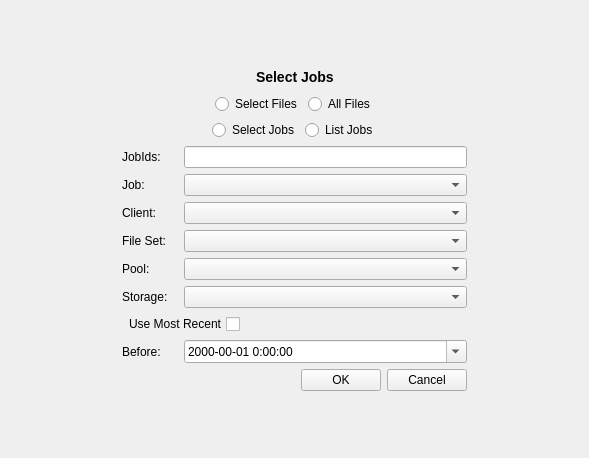
<ui version="4.0" >
 <class>prerestoreForm</class>
 <widget class="QWidget" name="prerestoreForm" >
  <property name="geometry" >
   <rect>
    <x>0</x>
    <y>0</y>
    <width>589</width>
    <height>458</height>
   </rect>
  </property>
  <property name="windowTitle" >
   <string>Form</string>
  </property>
  <property name="autoFillBackground" >
   <bool>true</bool>
  </property>
  <layout class="QGridLayout" >
   <property name="margin" >
    <number>9</number>
   </property>
   <property name="spacing" >
    <number>6</number>
   </property>
   <item row="0" column="1" >
    <spacer>
     <property name="orientation" >
      <enum>Qt::Vertical</enum>
     </property>
     <property name="sizeHint" >
      <size>
       <width>20</width>
       <height>40</height>
      </size>
     </property>
    </spacer>
   </item>
   <item row="1" column="2" >
    <spacer>
     <property name="orientation" >
      <enum>Qt::Horizontal</enum>
     </property>
     <property name="sizeHint" >
      <size>
       <width>40</width>
       <height>20</height>
      </size>
     </property>
    </spacer>
   </item>
   <item row="1" column="0" >
    <spacer>
     <property name="orientation" >
      <enum>Qt::Horizontal</enum>
     </property>
     <property name="sizeHint" >
      <size>
       <width>93</width>
       <height>301</height>
      </size>
     </property>
    </spacer>
   </item>
   <item row="2" column="1" >
    <spacer>
     <property name="orientation" >
      <enum>Qt::Vertical</enum>
     </property>
     <property name="sizeHint" >
      <size>
       <width>20</width>
       <height>40</height>
      </size>
     </property>
    </spacer>
   </item>
   <item row="1" column="1" >
    <layout class="QGridLayout" >
     <property name="margin" >
      <number>0</number>
     </property>
     <property name="spacing" >
      <number>6</number>
     </property>
     <item row="10" column="0" >
      <widget class="QLabel" name="label_6" >
       <property name="text" >
        <string>Before:</string>
       </property>
       <property name="buddy" >
        <cstring>beforeDateTime</cstring>
       </property>
      </widget>
     </item>
     <item row="8" column="1" colspan="2" >
      <widget class="QComboBox" name="storageCombo" />
     </item>
     <item row="7" column="0" >
      <widget class="QLabel" name="label_4" >
       <property name="text" >
        <string>Pool:</string>
       </property>
       <property name="buddy" >
        <cstring>poolCombo</cstring>
       </property>
      </widget>
     </item>
     <item row="10" column="1" colspan="2" >
      <widget class="QDateTimeEdit" name="beforeDateTime" >
       <property name="minimumDate" >
        <date>
         <year>2000</year>
         <month>1</month>
         <day>1</day>
        </date>
       </property>
       <property name="displayFormat" >
        <string>yyyy-mm-dd h:mm:ss</string>
       </property>
       <property name="calendarPopup" >
        <bool>true</bool>
       </property>
      </widget>
     </item>
     <item row="2" column="0" colspan="3" >
      <widget class="QFrame" name="frame_2" >
       <property name="frameShape" >
        <enum>QFrame::NoFrame</enum>
       </property>
       <property name="frameShadow" >
        <enum>QFrame::Plain</enum>
       </property>
       <property name="lineWidth" >
        <number>0</number>
       </property>
       <layout class="QGridLayout" >
        <property name="margin" >
         <number>0</number>
        </property>
        <property name="spacing" >
         <number>6</number>
        </property>
        <item row="0" column="0" >
         <spacer>
          <property name="orientation" >
           <enum>Qt::Horizontal</enum>
          </property>
          <property name="sizeHint" >
           <size>
            <width>40</width>
            <height>20</height>
           </size>
          </property>
         </spacer>
        </item>
        <item row="0" column="1" >
         <widget class="QRadioButton" name="selectJobsRadio" >
          <property name="text" >
           <string>Select Jobs</string>
          </property>
          <property name="checked" >
           <bool>false</bool>
          </property>
         </widget>
        </item>
        <item row="0" column="2" >
         <widget class="QRadioButton" name="listJobsRadio" >
          <property name="text" >
           <string>List Jobs</string>
          </property>
          <property name="checked" >
           <bool>false</bool>
          </property>
         </widget>
        </item>
        <item row="0" column="3" >
         <spacer>
          <property name="orientation" >
           <enum>Qt::Horizontal</enum>
          </property>
          <property name="sizeHint" >
           <size>
            <width>40</width>
            <height>20</height>
           </size>
          </property>
         </spacer>
        </item>
       </layout>
      </widget>
     </item>
     <item row="3" column="1" colspan="2" >
      <widget class="QLineEdit" name="jobIdEdit" />
     </item>
     <item row="6" column="1" colspan="2" >
      <widget class="QComboBox" name="filesetCombo" />
     </item>
     <item row="4" column="0" >
      <widget class="QLabel" name="label" >
       <property name="text" >
        <string>Job:</string>
       </property>
       <property name="buddy" >
        <cstring>jobCombo</cstring>
       </property>
      </widget>
     </item>
     <item row="7" column="1" colspan="2" >
      <widget class="QComboBox" name="poolCombo" />
     </item>
     <item row="9" column="0" colspan="2" >
      <widget class="QCheckBox" name="recentCheckBox" >
       <property name="layoutDirection" >
        <enum>Qt::RightToLeft</enum>
       </property>
       <property name="text" >
        <string>Use Most Recent</string>
       </property>
      </widget>
     </item>
     <item row="9" column="2" >
      <spacer>
       <property name="orientation" >
        <enum>Qt::Horizontal</enum>
       </property>
       <property name="sizeHint" >
        <size>
         <width>221</width>
         <height>20</height>
        </size>
       </property>
      </spacer>
     </item>
     <item row="8" column="0" >
      <widget class="QLabel" name="label_5" >
       <property name="text" >
        <string>Storage:</string>
       </property>
       <property name="buddy" >
        <cstring>storageCombo</cstring>
       </property>
      </widget>
     </item>
     <item row="3" column="0" >
      <widget class="QLabel" name="label_7" >
       <property name="text" >
        <string>JobIds:</string>
       </property>
       <property name="buddy" >
        <cstring>jobCombo</cstring>
       </property>
      </widget>
     </item>
     <item row="6" column="0" >
      <widget class="QLabel" name="label_3" >
       <property name="text" >
        <string>File Set:</string>
       </property>
       <property name="buddy" >
        <cstring>filesetCombo</cstring>
       </property>
      </widget>
     </item>
     <item row="4" column="1" colspan="2" >
      <widget class="QComboBox" name="jobCombo" >
       <property name="sizePolicy" >
        <sizepolicy>
         <hsizetype>7</hsizetype>
         <vsizetype>0</vsizetype>
         <horstretch>0</horstretch>
         <verstretch>0</verstretch>
        </sizepolicy>
       </property>
       <property name="maximumSize" >
        <size>
         <width>600</width>
         <height>600</height>
        </size>
       </property>
      </widget>
     </item>
     <item row="11" column="0" colspan="3" >
      <layout class="QHBoxLayout" >
       <property name="margin" >
        <number>0</number>
       </property>
       <property name="spacing" >
        <number>6</number>
       </property>
       <item>
        <spacer>
         <property name="orientation" >
          <enum>Qt::Horizontal</enum>
         </property>
         <property name="sizeHint" >
          <size>
           <width>171</width>
           <height>20</height>
          </size>
         </property>
        </spacer>
       </item>
       <item>
        <widget class="QPushButton" name="okButton" >
         <property name="text" >
          <string>OK</string>
         </property>
        </widget>
       </item>
       <item>
        <widget class="QPushButton" name="cancelButton" >
         <property name="text" >
          <string>Cancel</string>
         </property>
        </widget>
       </item>
      </layout>
     </item>
     <item row="5" column="1" colspan="2" >
      <widget class="QComboBox" name="clientCombo" />
     </item>
     <item row="0" column="0" colspan="3" >
      <layout class="QHBoxLayout" >
       <property name="margin" >
        <number>0</number>
       </property>
       <property name="spacing" >
        <number>6</number>
       </property>
       <item>
        <spacer>
         <property name="orientation" >
          <enum>Qt::Horizontal</enum>
         </property>
         <property name="sizeHint" >
          <size>
           <width>71</width>
           <height>21</height>
          </size>
         </property>
        </spacer>
       </item>
       <item>
        <widget class="QLabel" name="run" >
         <property name="maximumSize" >
          <size>
           <width>16777215</width>
           <height>30</height>
          </size>
         </property>
         <property name="text" >
          <string>&lt;h3>Select Jobs&lt;/h3></string>
         </property>
        </widget>
       </item>
       <item>
        <spacer>
         <property name="orientation" >
          <enum>Qt::Horizontal</enum>
         </property>
         <property name="sizeHint" >
          <size>
           <width>81</width>
           <height>20</height>
          </size>
         </property>
        </spacer>
       </item>
      </layout>
     </item>
     <item row="1" column="0" colspan="3" >
      <widget class="QFrame" name="frame" >
       <property name="frameShape" >
        <enum>QFrame::NoFrame</enum>
       </property>
       <property name="frameShadow" >
        <enum>QFrame::Plain</enum>
       </property>
       <layout class="QGridLayout" >
        <property name="margin" >
         <number>0</number>
        </property>
        <property name="spacing" >
         <number>6</number>
        </property>
        <item row="0" column="2" >
         <widget class="QRadioButton" name="allFilesRadio" >
          <property name="text" >
           <string>All Files</string>
          </property>
          <property name="checked" >
           <bool>false</bool>
          </property>
         </widget>
        </item>
        <item row="0" column="1" >
         <widget class="QRadioButton" name="selectFilesRadio" >
          <property name="text" >
           <string>Select Files</string>
          </property>
          <property name="checked" >
           <bool>false</bool>
          </property>
         </widget>
        </item>
        <item row="0" column="3" >
         <spacer>
          <property name="orientation" >
           <enum>Qt::Horizontal</enum>
          </property>
          <property name="sizeHint" >
           <size>
            <width>40</width>
            <height>20</height>
           </size>
          </property>
         </spacer>
        </item>
        <item row="0" column="0" >
         <spacer>
          <property name="orientation" >
           <enum>Qt::Horizontal</enum>
          </property>
          <property name="sizeHint" >
           <size>
            <width>40</width>
            <height>20</height>
           </size>
          </property>
         </spacer>
        </item>
       </layout>
      </widget>
     </item>
     <item row="5" column="0" >
      <widget class="QLabel" name="label_2" >
       <property name="text" >
        <string>Client:</string>
       </property>
       <property name="buddy" >
        <cstring>clientCombo</cstring>
       </property>
      </widget>
     </item>
    </layout>
   </item>
  </layout>
 </widget>
 <resources/>
 <connections/>
</ui>
